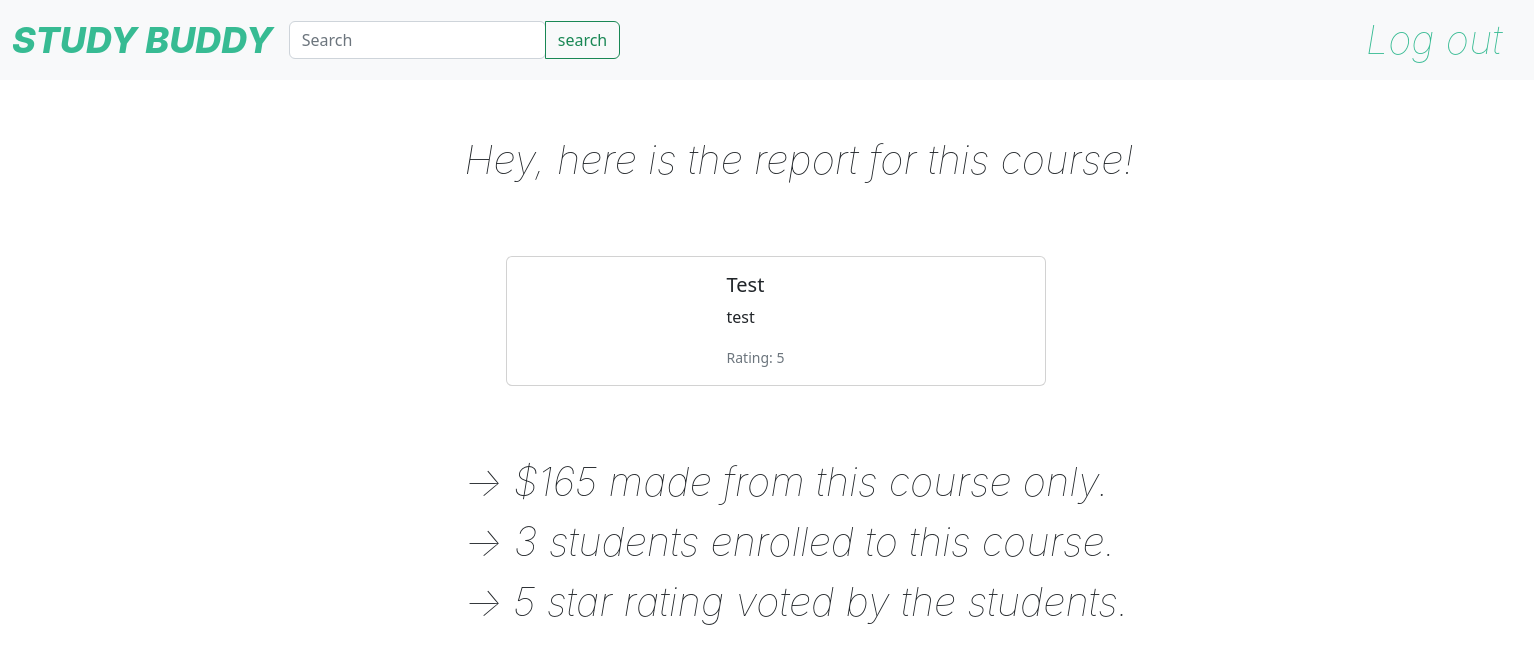
Page /enrolled/1/ on the committed database.
### final_project/models.py (models this page shows)
class Course(models.Model):
    id = models.IntegerField(null=False, blank=False, primary_key=True)
    title = models.CharField(max_length=50, null=True, blank=True)
    rating = models.IntegerField(null=True, blank=True)
    course_video = models.FileField(upload_to='course_videos', blank=True)
    description = models.CharField(max_length=50, blank=True, null=True)
    cost = models.IntegerField(null=True, blank=True)
    thumbnail = models.ImageField(upload_to='thumbnails', blank=True)
    course_test = models.FileField(upload_to='course_test', blank=True)

### final_project/views.py (the view)
# urls.py: path('enrolled/<int:id>/', enrolled, name="enrolled"),
def enrolled(request, id):
    studentCourses = StudentCourse.objects.filter(course__id=id)
    totalMade = 0
    totalStudents = studentCourses.count()
    course = Course.objects.get(id=id)
    for s in studentCourses:
        totalMade += course.cost
    context = {"totalStudents": totalStudents, "course": course, "totalMade": totalMade}
    return render(request, "enrolled.html", context=context)

### templates/enrolled.html (shortened to what this page needs)
<!DOCTYPE html>
<html lang="en">
<head>
    <link href="https://cdn.jsdelivr.net/npm/bootstrap@5.2.0-beta1/dist/css/bootstrap.min.css" rel="stylesheet"
>
</head>
<body>
<nav class="navbar navbar-expand-lg navbar-light bg-light">
    <div class="container-fluid justify-content-between">
        <div class="d-flex">
            <a class="navbar-brand" href="{% url 'teacherIndex' %}"
               style="color:#37bb93; font-family: Inter; font-weight: 800; font-size: 36px; font-style: italic">STUDY
                BUDDY</a>
            <form class="input-group w-auto my-auto d-none d-sm-flex" method="post">
                <input
                        autocomplete="off"
                        type="search"
                        class="form-control rounded"
                        placeholder="Search"
                        style="min-width: 125px;"
                />
                <button class="btn btn-outline-success my-2 my-sm-0" type="submit">search</button>
            </form>
        </div>
        <ul class="navbar-nav flex-row">
            <li class="nav-item me-3 me-lg-1">
                <a class="navbar-brand" href="{% url 'logout' %}"
                   style="color:#37bb93; font-family: Inter; font-weight: 100; font-size: 40px; font-style: italic">Log
                    out</a>
            </li>
        </ul>
    </div>
</nav>
<p style="font-family: Inter; font-weight: 100; font-size: 40px; font-style: italic; padding: 50px 50px; position: relative; left: 27%">
    Hey, here is the report for this course!
</p>
<div id="cards">
    <div class="card mb-3" style="max-width: 540px;position:relative; left: 33%">
        <div class="row no-gutters">
            <div class="col-md-4">
            </div>
            <div class="col-md-8">
                <div class="card-parent">
                    <div class="card-child">
                        <h5 class="card-title">{{ course.title }}</h5>
                        <p class="card-text">{{ course.description }}</p>
                        <p class="card-text"><small class="text-muted">Rating: {{ course.rating }}</small></p>
                    </div>
                </div>
            </div>
        </div>
    </div>
</div>
<p style="font-family: Inter; font-weight: 100; font-size: 40px; font-style: italic; padding: 50px 50px; position: relative; left: 27%">
    &#8594 ${{ totalMade }} made from this course only.
    <br>
    &#8594 {{ totalStudents }} students enrolled to this course.
    <br>
    &#8594 {{ course.rating }} star rating voted by the students.
</p>
</body>
</html>

### templates/enrolled.html (style rules this page uses)
.card-parent { margin: 1rem; }
.card-child { display: inline-block; padding-left: 1rem; vertical-align: middle; }

### rows in the picture
Course: title "Test", description "test", rating "5"

### other values in the picture
{{ totalMade }} "165"
{{ totalStudents }} "3"
